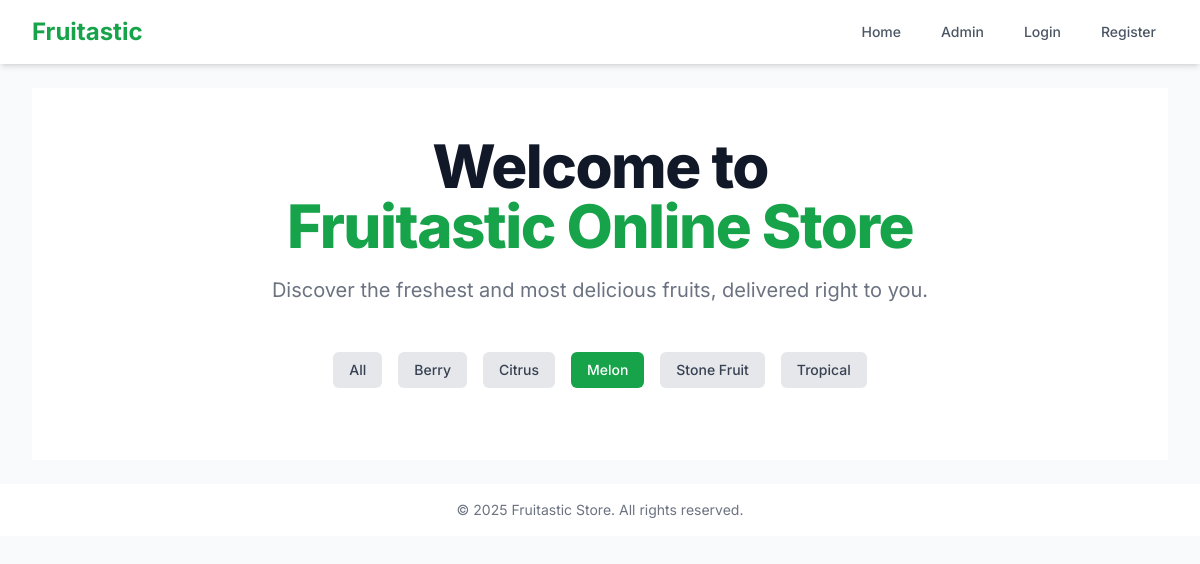
The page /?category=5 on the database as committed earlier.
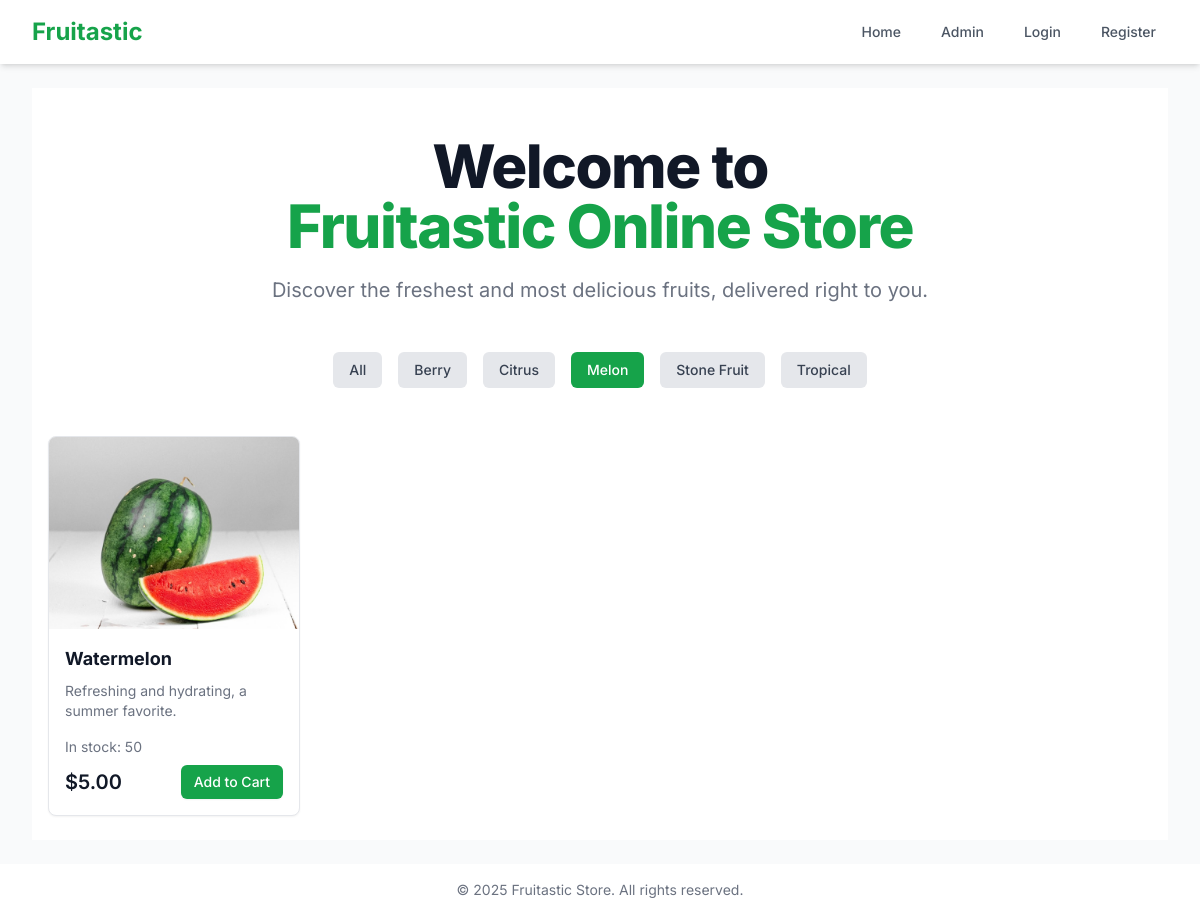
The same page on the database as committed later.
### tables this page shows
CREATE TABLE
    `categories` (
        `catId` int (11) NOT NULL AUTO_INCREMENT,
        `category` varchar(50) NOT NULL,
        PRIMARY KEY (`catId`)
    );

CREATE TABLE
    `fruits` (
        `frId` int (11) NOT NULL AUTO_INCREMENT,
        `catId` int (11) NOT NULL,
        `name` varchar(255) NOT NULL,
        `description` text NOT NULL,
        `qty` int (11) NOT NULL DEFAULT 0,
        `price` decimal(10, 2) NOT NULL,
        `image` varchar(255) DEFAULT NULL,
        `regDate` timestamp NOT NULL DEFAULT CURRENT_TIMESTAMP,
        PRIMARY KEY (`frId`),
        KEY `catId` (`catId`),
        CONSTRAINT `fruits_ibfk_1` FOREIGN KEY (`catId`) REFERENCES `categories` (`catId`) ON DELETE CASCADE ON UPDATE CASCADE
    );

### app/controllers/FruitController.php (called while the page is built, shortened)
<?php
class FruitController extends Controller
{
    private $fruitModel;
    private $categoryModel;
    public function __construct($connection)
    {
        $this->connection = $connection;
        $this->fruitModel = new Fruit($this->connection);
        $this->categoryModel = new Category($this->connection);
    }
    public function index()
    {
        $categories = $this->categoryModel->getAll();
        $selectedCategory = $_GET['category'] ?? null;
        $fruits = $this->fruitModel->getAll($selectedCategory);
        require __DIR__ . '/../views/home/index.php';
    }
}

### app/models/Category.php (called while the page is built, shortened)
<?php
class Category
{
    private $connection;
    public function __construct(PDO $connection)
    {
        $this->connection = $connection;
    }
    public function getAll(): array
    {
        $query = "SELECT * FROM categories ORDER BY category ASC";
        $stmt = $this->connection->prepare($query);
        $stmt->execute();
        return $stmt->fetchAll(PDO::FETCH_ASSOC);
    }
}

### app/models/Fruit.php (called while the page is built, shortened)
<?php
class Fruit
{
    private $connection;
    public function __construct($connection)
    {
        $this->connection = $connection;
    }
    public function getAll($catId = null)
    {
        $query = "SELECT f.*, c.category
                  FROM fruits f
                  LEFT JOIN categories c ON f.catId = c.catId";
        if ($catId) {
            $query .= " WHERE f.catId = :catId";
        }
        $query .= " ORDER BY f.regDate DESC";
        $stmt = $this->connection->prepare($query);
        if ($catId) {
            $stmt->bindParam(':catId', $catId, PDO::PARAM_INT);
        }
        $stmt->execute();
        return $stmt->fetchAll(PDO::FETCH_ASSOC);
    }
}

### app/views/home/index.php (the view, shortened to what the changed rows need)
<?php require_once __DIR__ . '/../layouts/header.php'; ?>
<div class="bg-white">
    <div class="px-4 pt-12 pb-6">
        <h1 class="text-4xl font-extrabold tracking-tight text-gray-900 sm:text-5xl md:text-6xl text-center">
            <span class="block">Welcome to</span>
            <span class="block text-green-600">Fruitastic Online Store</span>
        </h1>
    </div>
    <div class="px-4 py-6">
        <div class="flex flex-wrap justify-center items-center gap-4">
            <a href="<?= BASE_PATH ?>"
                class="px-4 py-2 text-sm font-medium rounded-md <?= !isset($_GET['category']) ? 'bg-green-600 text-white' : 'bg-gray-200 text-gray-700' ?> hover:bg-green-500 hover:text-white transition-colors">
                All
            </a>
            <?php foreach ($categories as $category): ?>
                <a href="?category=<?= $category['catId'] ?>"
                    class="px-4 py-2 text-sm font-medium rounded-md <?= (isset($_GET['category']) && $_GET['category'] == $category['catId']) ? 'bg-green-600 text-white' : 'bg-gray-200 text-gray-700' ?> hover:bg-green-500 hover:text-white transition-colors">
                    <?= htmlspecialchars($category['category']) ?>
                </a>
            <?php endforeach; ?>
        </div>
    </div>
    <div class="px-4 py-6 grid grid-cols-1 sm:grid-cols-2 md:grid-cols-3 lg:grid-cols-4 gap-8">
        <?php foreach ($fruits as $fruit): ?>
            <div
                class="group bg-white border border-gray-200 rounded-lg flex flex-col overflow-hidden shadow-sm hover:shadow-xl transition-shadow duration-300">
                <div class="aspect-w-3 aspect-h-2 bg-gray-200 sm:aspect-none sm:h-48 relative">
                    <img src="<?= BASE_PATH . '/storage/images/' . htmlspecialchars($fruit['image'] ?: 'placeholder.png') ?>"
                        alt="<?= htmlspecialchars($fruit['name']) ?>"
                        class="w-full h-full object-center object-cover sm:w-full sm:h-full">
                </div>
                <div class="flex-1 p-4 space-y-2 flex flex-col">
                    <h3 class="text-lg font-bold text-gray-900">
                        <?= htmlspecialchars($fruit['name']) ?>
                    </h3>
                    <p class="text-sm text-gray-500 flex-1"><?= htmlspecialchars($fruit['description']) ?></p>
                    <div class="pt-2">
                        <?php if ($fruit['qty'] > 0 && $fruit['qty'] < 10): ?>
                            <p class="text-sm font-medium text-amber-600">Low stock (only <?= htmlspecialchars($fruit['qty']) ?>
                                left)</p>
                        <?php elseif ($fruit['qty'] > 0): ?>
                            <p class="text-sm text-gray-500">In stock: <?= htmlspecialchars($fruit['qty']) ?></p>
                        <?php endif; ?>
                    </div>
                    <div class="flex justify-between items-center mt-4">
                        <p class="text-xl font-semibold text-gray-900">
                            $<?= htmlspecialchars(number_format($fruit['price'], 2)) ?>
                        </p>
                        <?php if ($fruit['qty'] > 0): ?>
                            <form action="<?= BASE_PATH ?>/cart/add" method="POST">
                                <button type="submit"
                                    class="inline-flex items-center px-3 py-1.5 border border-transparent text-sm font-medium rounded-md shadow-sm text-white bg-green-600 hover:bg-green-700 focus:outline-none focus:ring-2 focus:ring-offset-2 focus:ring-green-500">
                                    Add to Cart
                                </button>
                            </form>
                        <?php endif; ?>
                    </div>
                </div>
            </div>
        <?php endforeach; ?>
    </div>
</div>
<?php require_once __DIR__ . '/../layouts/footer.php'; ?>

Rows that differ between the two databases and show on the page:
added fruits: image (picture), name "Watermelon", description "Refreshing and hydrating, a summer favorite.", qty "50", price "5.00"
